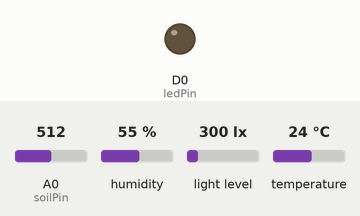
This sketch was run on a simulated ESP8266 (Wemos D1 mini). Parts: output pins drawn as LEDs (lit = HIGH). The test bench sets the inputs (shaded band); at power-on: A0 (soilPin) = 512, humidity 55 %, light level 300 lx, temperature 24 °C. WiFi joins after 1.5 s; servers stay silent unless stated; no MQTT or app messages arrive unless stated; what the sketch prints to the serial monitor is not drawn.

Above: at 5.0 s.
At 41.1 s:
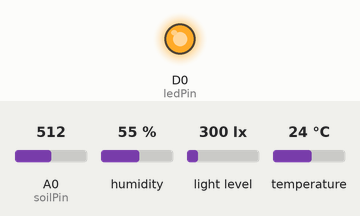
Timing chart, 0 to 48.8 s (numbered marks = the images above):
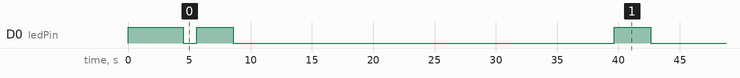

Measured:
- by itself, D0 (ledPin): repeats every 34.0 s: HIGH 3.0 s, LOW 31.0 s

The sketch:

edenGarden.ino
```cpp
// CHANGELOG
// + WEMOS D1 mini
// + LUX
// + ECHO
// + PINS RELÉ


// LIBRARIES
#include <Wire.h>
#include <BH1750.h>
#include <DHT.h>;
#include <NewPing.h>
#include <ESP8266WiFi.h>
#include "Adafruit_MQTT.h"
#include "Adafruit_MQTT_Client.h"

// PINLAYOUT & SETTINGS

#define soilPin A0
#define ledPin D0
// SCL D1
// SDA D2
#define ECHO_PIN     D3
#define TRIGGER_PIN  D4
#define DHTPIN D5
// D6
// AMARILLO D7 -> RELE IN2
// NARANJA D8 -> RELE IN1

#define WLAN_SSID       "leviwifi "
#define WLAN_PASS       "borges2260"

#define AIO_SERVER      "io.adafruit.com"
#define AIO_SERVERPORT  1883                   // use 8883 for SSL
#define AIO_USERNAME    "nanmaran"
#define AIO_KEY         "db1c233f1e7643fe97a31d163381ddf2"


#define MAX_DISTANCE 400
#define DHTTYPE DHT22   // DHT 22  (AM2302)

float hum;  //Stores humidity value
float temp; //Stores temperature value
int soil;
int intHum;
int intTemp;
int sensorHumedad = 0;  // variable to store the value coming from the sensor
int sensorSoil = 0;
int duration;
int distance;
int altura;
int error;

String luz;
String sensorsData = "hum,temp,soil,lux,echo*"; //Data que se envía al ESP8266
char sentData;

// INITIALIZE

DHT dht(DHTPIN, DHTTYPE, 15); //// Initialize DHT sensor for normal 16mhz Arduino
NewPing sonar(TRIGGER_PIN, ECHO_PIN, MAX_DISTANCE);
BH1750 lightMeter;

WiFiClient client;
Adafruit_MQTT_Client mqtt(&client, AIO_SERVER, AIO_SERVERPORT, AIO_USERNAME, AIO_KEY);
Adafruit_MQTT_Publish humedadCloud = Adafruit_MQTT_Publish(&mqtt, AIO_USERNAME "/feeds/humedad");
Adafruit_MQTT_Publish temperaturaCloud = Adafruit_MQTT_Publish(&mqtt, AIO_USERNAME "/feeds/temperatura");
Adafruit_MQTT_Publish soilCloud = Adafruit_MQTT_Publish(&mqtt, AIO_USERNAME "/feeds/soil");
Adafruit_MQTT_Publish luxCloud = Adafruit_MQTT_Publish(&mqtt, AIO_USERNAME "/feeds/lux");
Adafruit_MQTT_Publish echoCloud = Adafruit_MQTT_Publish(&mqtt, AIO_USERNAME "/feeds/echo");
// Adafruit_MQTT_Subscribe onoffbutton = Adafruit_MQTT_Subscribe(&mqtt, AIO_USERNAME "/feeds/onoff");
void MQTT_connect();

//
// SETUP
//

void setup(){

  Serial.begin(9600);
  dht.begin();
  Wire.begin();
  lightMeter.begin();
  pinMode(ledPin,OUTPUT);
  // Initialize the I2C bus (BH1750 library doesn't do this automatically)
  Wire.begin();
  // On esp8266 you can select SCL and SDA pins using Wire.begin(D4, D3);

  Serial.println(F("mightyJungle V2.0"));
  Serial.println();
  Serial.print("Connecting to ");
  Serial.println(WLAN_SSID);

  WiFi.begin(WLAN_SSID, WLAN_PASS);
  while (WiFi.status() != WL_CONNECTED) {
    digitalWrite(ledPin, HIGH);
    delay(500);
    Serial.print(".");
    digitalWrite(ledPin, LOW);
  }
  digitalWrite(ledPin, HIGH);
  Serial.println();
  Serial.println("WiFi connected");
  Serial.println("IP address: "); Serial.println(WiFi.localIP());
  delay(3000);
  digitalWrite(ledPin, LOW);


}


void loop() {

  // VARIABLES

  // READ DATA
  hum = dht.readHumidity();
  temp = dht.readTemperature();
  sensorSoil = analogRead(soilPin);
  soil = map(sensorSoil,300,1024,100,0);
  uint16_t lux = lightMeter.readLightLevel();
  luz = String(lux); //Convertion to String
  digitalWrite(TRIGGER_PIN,HIGH);
  delay(1);
  digitalWrite(TRIGGER_PIN,LOW);
  duration = pulseIn(ECHO_PIN,HIGH);
  distance = (duration/2)/29.1;

  // CALIBRAR

  altura = 70 - distance;

  // PRINT DATA
  Serial.print("Humedad: %");
  Serial.println(hum);
  Serial.print("Temperatura: ");
  Serial.print(temp);
  Serial.println("ºC");
  Serial.print("Soil: %");
  Serial.println(soil);
  Serial.print("Light: ");
  Serial.print(luz);
  Serial.println(" lx");

  if(distance>500 or distance==0) Serial.println("Out of Range");
  else{
    Serial.print("Altura: ");
    Serial.print(altura);
    Serial.println("cm");
  }

  // UPLOAD DATA

  MQTT_connect();
  Serial.println("Sending data");
  if (! humedadCloud.publish(hum)) {
    error ++;
  }
  if (! temperaturaCloud.publish(temp)) {
    error ++;
  }
  if (! soilCloud.publish(soil)) {
    error ++;
  }
  if (! luxCloud.publish(lux)) {
    error ++;
  }
  if (! echoCloud.publish(altura)) {
    error ++;
  }

  if (error < 1){
    Serial.println("DATA SENT");
    digitalWrite(ledPin, HIGH);
    delay(3000);
    digitalWrite(ledPin, LOW);
  }
  else{
    Serial.print("ERROR ");
    Serial.println(error);
    digitalWrite(ledPin, HIGH);
    delay(1000);
    digitalWrite(ledPin, LOW);
    delay(1000);
    digitalWrite(ledPin, HIGH);
    delay(1000);
    digitalWrite(ledPin, LOW);
    delay(1000);
    digitalWrite(ledPin, HIGH);
    delay(1000);
    digitalWrite(ledPin, LOW);
    delay(1000);
  }
  error = 0;

  // DELAY 5 MIN

  delay(30000);

  // delay(1000);
}

void MQTT_connect() {
  int8_t ret;

  // Stop if already connected.
  if (mqtt.connected()) {
    return;
  }

  Serial.print("Connecting to MQTT... ");

  uint8_t retries = 3;
  while ((ret = mqtt.connect()) != 0) { // connect will return 0 for connected
       Serial.println(mqtt.connectErrorString(ret));
       Serial.println("Retrying MQTT connection in 5 seconds...");
       mqtt.disconnect();
       delay(5000);  // wait 5 seconds
       retries--;
       if (retries == 0) {
         // basically die and wait for WDT to reset me
         while (1);
       }
  }
  Serial.println("MQTT Connected!");
}
```
